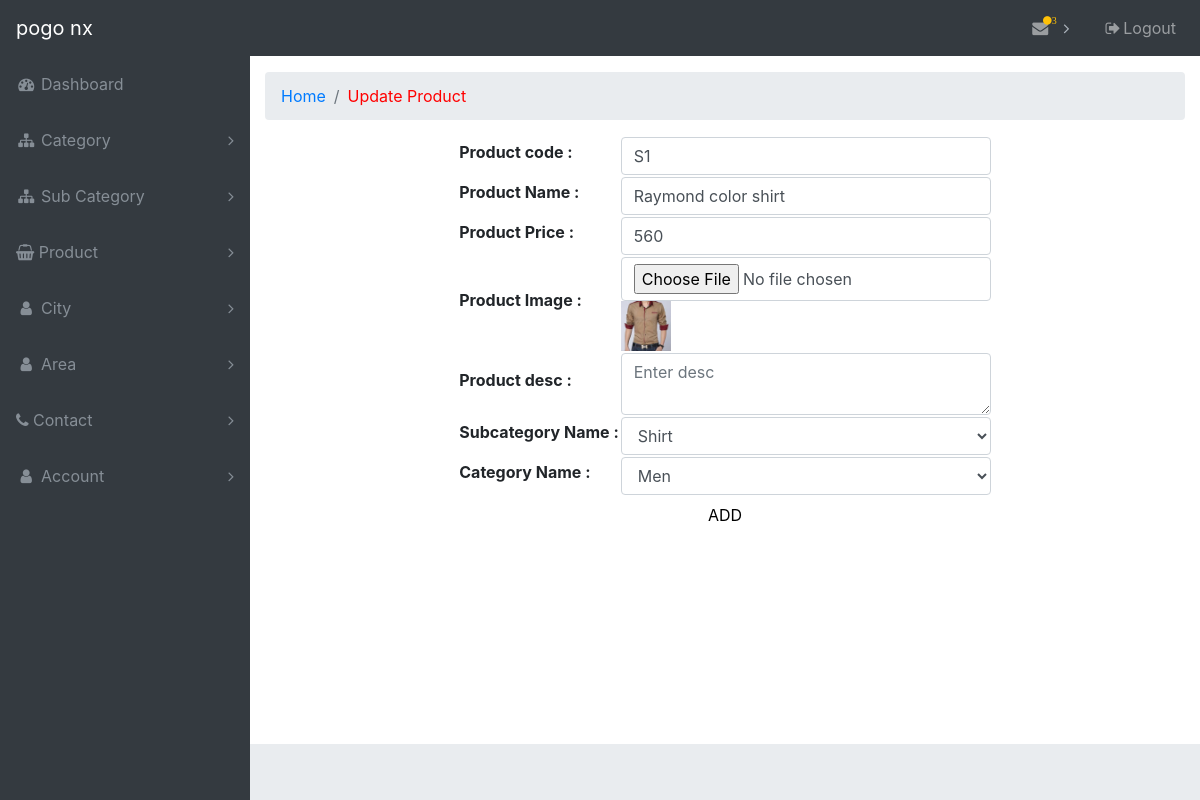
Page /admin/updateproduct.php?id=1 on the committed database.
### tables this page shows
CREATE TABLE `product` (
  `product_id` int(11) NOT NULL,
  `product_code` varchar(10) NOT NULL,
  `product_name` varchar(50) NOT NULL,
  `product_price` decimal(10,0) NOT NULL,
  `product_img` varchar(255) NOT NULL,
  `product_desc` varchar(255) NOT NULL,
  `subcategory_name` varchar(20) NOT NULL,
  `category_name` varchar(20) NOT NULL
);

### admin/updateproduct.php (the view, shortened to what this page needs)
<?php
  include('header.php');
?>
<div class="content-wrapper">
      <div class="container-fluid">
      <ol class="breadcrumb">
        <li class="breadcrumb-item">
          <a href="#">Home</a>
        </li>
        <li class="breadcrumb-item active" style="color: red;">Update Product</li>
      </ol>
      </div>
<?php
  $conn=mysqli_connect("localhost","root","","shopping")or die("database not connected");
?>
<!DOCTYPE html>
<html>
  <head>
  </head>
  <body>
     <form method="POST" enctype="multipart/form-data">
    <table align="center">
      <?php
        if(isset($_GET['id'])){
        $result=mysqli_query($conn,"SELECT * FROM product WHERE product_id='".$_GET['id']."'");
        $row=mysqli_fetch_array($result);
      }
      ?>
      <tr>
      <th>
      <label>Product code :</label>
    </th>
      <td>
        <input class="form-control" type="text" placeholder="Enter code" name="code"  value="<?php echo $row['product_code']; ?>">
      </td>
    </tr>
    <tr>
      <th>
      <label>Product Name :</label>
    </th>
      <td>
        <input class="form-control" type="text" placeholder="Enter Product Name" name="name"  value="<?php echo $row['product_name']; ?>">
      </td>
    </tr>
    <tr>
      <th>
      <label>Product Price :</label>
      </th>
      <td>
        <input class="form-control" type="text" placeholder="Enter Product Price" name="price"  value="<?php echo $row['product_price']; ?>">
      </td>
    </tr>
    <tr>
      <th>
      <label>Product Image :</label>
      </th>
      <td>
        <input class="form-control" type="FILE" name="img"  value=""><img src="<?php echo $row['product_img']; ?>"height="50px;" alt="">
      </td>
    </tr>
             <tr>
      <th>
      <label>Product desc :</label>
      </th>
      <td><textarea class="form-control" name="desc" placeholder="Enter desc"></textarea></td>
    </tr>
    <tr>
      <th>
      <label>Subcategory Name :</label>
      </th>
      <td>
        <select name ="scatname" class="form-control">
        <?php
          $conn = mysqli_connect("localhost","root","","shopping");
            $q = "select * from sub_category";
            $result = mysqli_query($conn,$q);
            while($row = mysqli_fetch_array($result))
            {
              ?>
              <option value="<?php echo $row['1']; ?>"><?php echo $row['1']; ?></option>
            <?php
            }
        ?>
      </select>
      </td>
    </tr>
    <tr>
      <th>
      <label>Category Name :</label>
     </th>
      <td>
        <select name ="catname" class="form-control">
        <?php
          $conn = mysqli_connect("localhost","root","","shopping");
            $q = "select * from category";
            $result = mysqli_query($conn,$q);
            while($row = mysqli_fetch_array($result))
            {
              ?>
              <option value="<?php echo $row['1']; ?>"><?php echo $row['1']; ?></option>
            <?php
            }
        ?>
      </select>
      </td>
    </tr>
    <tr>
      <td align="center" colspan="2">
            <button class="btn btn-danger button" type="submit" name="insert">ADD</button>
      </td>
    </tr>
    </table>
  </form>
  </body>
</html>
</div>
<?php
  include('footer.php');
?>

### admin/css/sb-admin.css (style rules this page uses)
html { position: relative; min-height: 100%; }
body { overflow-x: hidden; }
body.sticky-footer { margin-bottom: 56px; }
body.sticky-footer .content-wrapper { min-height: calc(100vh - 56px - 56px); }
body.fixed-nav { padding-top: 56px; }
.content-wrapper { min-height: calc(100vh - 56px); padding-top: 1rem; }
.content-wrapper { overflow-x: hidden; background: white; }
@media (min-width: 992px) { .content-wrapper { margin-left: 250px; } }

### admin/updateproduct.php (style rules this page uses)
.button { background-color: white; border: none; color: black; }

### rows in the picture
product: code "S1", name "Raymond color shirt", price "560", product_img (picture)

### other values in the picture
$row "3"
form field scatname "Shirt"
form field catname "Men"
